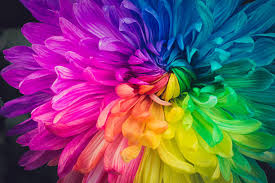
#> input picture Images/Flower.jpeg, 275 x 183 px; the run also reads 1 picture not shown here
$ jupyter execute '04. Image Masking_Apply Left-Side White Box.ipynb'
#> lines starting #> are read from the running program, lines starting #| are printed output that depends on the picture
## **Image Masking: Top-Left White Box Using Loops**

---

## Problem Description

You are given a color image represented as a matrix of pixels in RGB format. Your task is to apply a white rectangular mask to the **top-left corner** of the image by setting the pixel values in that region to white $[255, 255, 255]$.

Instead of using direct array slicing, you **must use nested loops** to iterate through each pixel in the defined rectangular region and set its color value manually.

---

## Input

* A color image (any size) loaded into your program.
* Two integers specifying the dimensions of the rectangular mask:

  * `box_width`: the width (in pixels) of the white box starting from the left edge.
  * `box_height`: the height (in pixels) of the white box starting from the top edge.

---

## Output

* The original image with a white rectangular box applied to the **top-left corner**, where the box size is `box_width × box_height`.
* Display or save the resulting image.

---

[cell 1]
import cv2
import numpy as np
import matplotlib.pyplot as plt

# Load image (color)
img = cv2.imread("Images/black.png")
img_rgb = cv2.cvtColor(img, cv2.COLOR_BGR2RGB)

# Copy for modification
masked_img = img_rgb.copy()

# Set size of the top-left box
box_height = 150
box_width = 150

# Apply white color using nested loops
for y in range(box_height):
    for x in range(box_width):
        masked_img[y, x] = [255, 255, 255]  # white in RGB
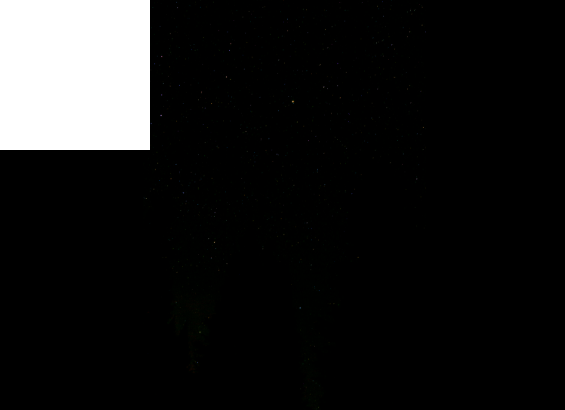
#> masked_img: shape (410, 565, 3); mean R, G, B 24.8, 25, 24.8

# Show result
plt.figure(figsize=(10, 4))

plt.subplot(1, 2, 1)
plt.title("Original Image")
plt.imshow(img_rgb)
plt.axis('off')

plt.subplot(1, 2, 2)
plt.title("Top-Left White Box (Loop)")
plt.imshow(masked_img)
plt.axis('off')

plt.tight_layout()
plt.show()
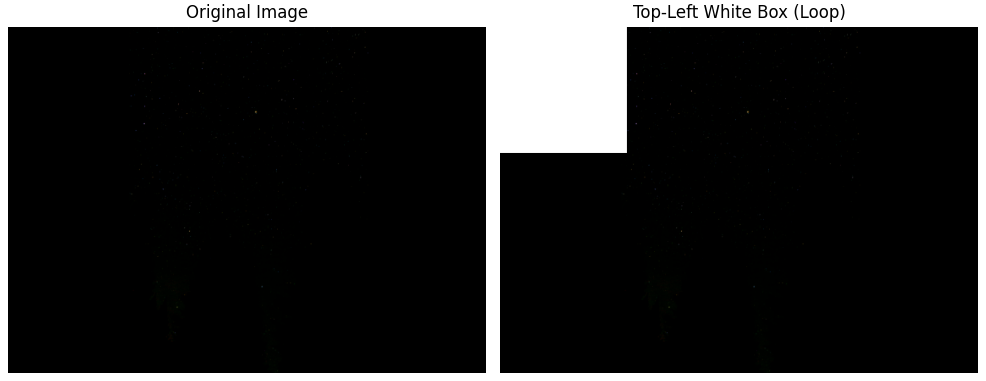
#> figure drawn by matplotlib, 2 panels

[cell 2]
import matplotlib.pyplot as plt
import cv2

img_path= "Images/Flower.jpeg"

img_bgr=cv2.imread(img_path)
#> img_bgr is the input picture: shape (183, 275, 3); mean B, G, R 108.2, 80.8, 116.6

img_rgb = cv2.cvtColor(img_bgr,cv2.COLOR_BGR2RGB)
#> img_rgb: shape (183, 275, 3)

masked_img = img_rgb.copy()


box_height,box_width=100,100

for i in range(box_height):
    for j in range(box_width):
        masked_img[i,j,:3]=255
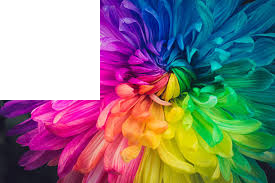
#> masked_img: shape (183, 275, 3); mean R, G, B 135.7, 126.1, 128.4

plt.imshow(masked_img)
